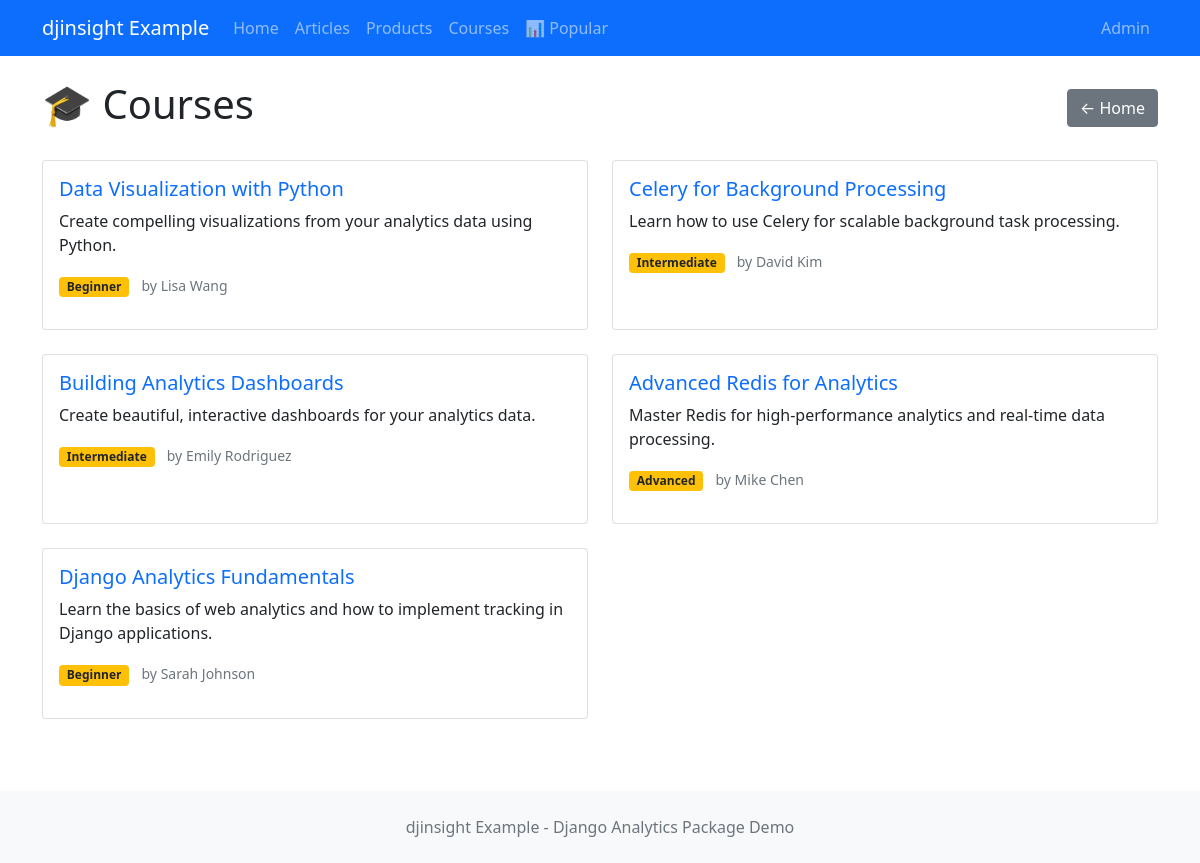
Page /courses/ on the committed database.
### blog/models.py (models this page shows, shortened)
class Course(PageViewStatisticsMixin, models.Model):
    title = models.CharField(max_length=200)
    slug = models.SlugField(unique=True)
    description = models.TextField()
    instructor = models.CharField(max_length=100)
    difficulty = models.CharField(
        max_length=20,
        choices=[
            ("beginner", "Beginner"),
            ("intermediate", "Intermediate"),
            ("advanced", "Advanced"),
        ],
        default="beginner",
    )
    created_at = models.DateTimeField(default=timezone.now)
    class Meta:
        ordering = ["-created_at"]
    def get_absolute_url(self):
        return reverse("course_detail", kwargs={"slug": self.slug})

### blog/views.py (the view)
# urls.py: path("courses/", views.CourseListView.as_view(), name="course_list"),
class CourseListView(ListView):
    model = Course
    template_name = "blog/course_list.html"
    context_object_name = "courses"
    paginate_by = 8
    def get_queryset(self):
        return Course.objects.order_by("-created_at")

### templates/blog/course_list.html (shortened to what this page needs)
{% extends 'base.html' %}
{% load djinsight_tags %}
{% block content %}
<div class="d-flex justify-content-between align-items-center mb-4">
    <h1>🎓 Courses</h1>
    <a href="{% url 'home' %}" class="btn btn-secondary">← Home</a>
</div>
<div class="row">
    {% for course in courses %}
    <div class="col-md-6 mb-4">
        <div class="card h-100">
            <div class="card-body">
                <h5 class="card-title">
                    <a href="{{ course.get_absolute_url }}" class="text-decoration-none">
                        {{ course.title }}
                    </a>
                </h5>
                <p class="card-text">{{ course.description|truncatewords:15 }}</p>
                <div class="d-flex justify-content-between align-items-center mb-3">
                    <div>
                        <span class="badge bg-warning text-dark">{{ course.difficulty|title }}</span>
                        <small class="text-muted ms-2">by {{ course.instructor }}</small>
                    </div>
                </div>
            </div>
        </div>
    </div>
    {% endfor %}
</div>
{% endblock %}

### rows in the picture
Course: title "Data Visualization with Python", description "Create compelling visualizations from your analytics data using Python.", difficulty "Beginner", instructor "Lisa Wang"
Course: title "Celery for Background Processing", description "Learn how to use Celery for scalable background task processing.", difficulty "Intermediate", instructor "David Kim"
Course: title "Building Analytics Dashboards", description "Create beautiful, interactive dashboards for your analytics data.", difficulty "Intermediate", instructor "Emily Rodriguez"
Course: title "Advanced Redis for Analytics", description "Master Redis for high-performance analytics and real-time data processing.", difficulty "Advanced", instructor "Mike Chen"
Course: title "Django Analytics Fundamentals", description "Learn the basics of web analytics and how to implement tracking in Django applications.", difficulty "Beginner", instructor "Sarah Johnson"
